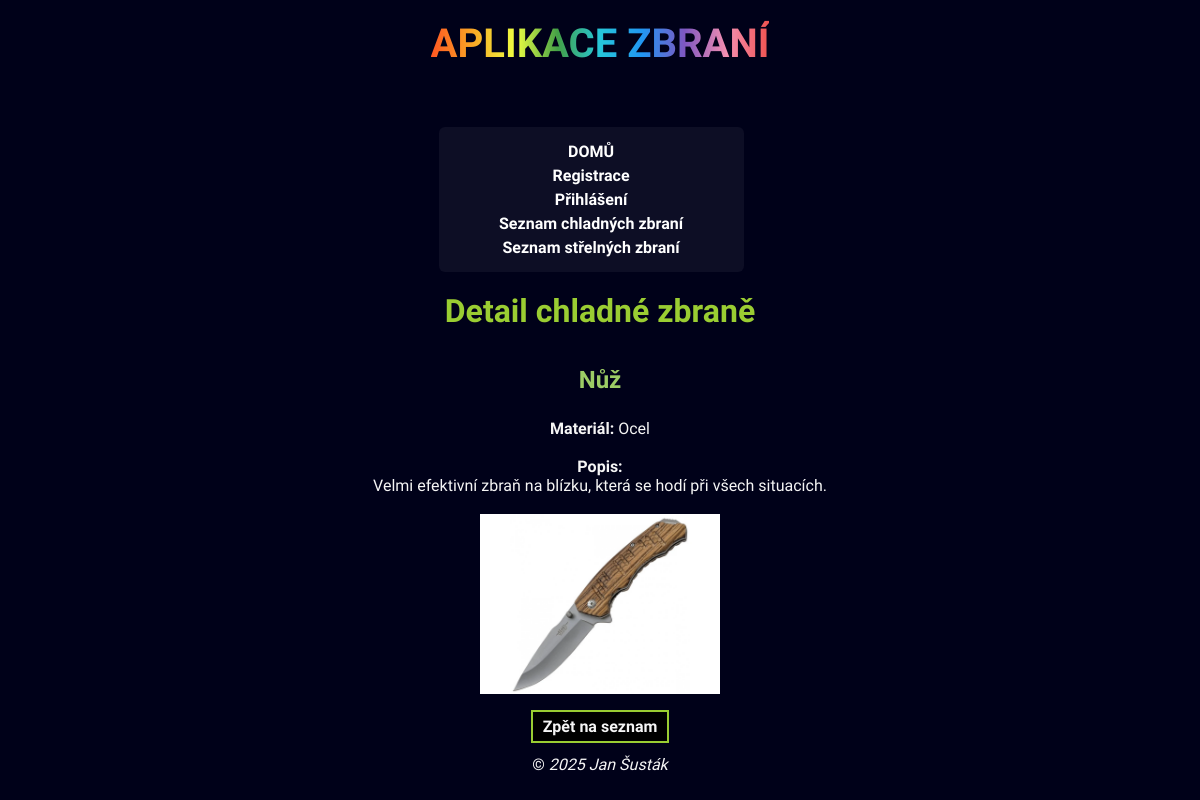
/coldweapon_detail.php?id=1, run on the app's committed database.
### tables this page shows
CREATE TABLE `cold_weapons` (
  `id` int(11) NOT NULL,
  `name` text NOT NULL,
  `material` text NOT NULL,
  `descript` text NOT NULL,
  `picture` text NOT NULL
);

### coldweapon_detail.php (the view, shortened to what this page needs)
<?php
require "./db/connect.php";
require "./layout/head.phtml";
$id = $_GET['id'] ?? '';
$statement = mysqli_prepare($db, "
    SELECT * FROM cold_weapons
    WHERE id = ?
    ");
mysqli_stmt_bind_param($statement, "i", $id);
if (mysqli_execute($statement)) {
    $result = mysqli_stmt_get_result($statement);
    $weapon = mysqli_fetch_assoc($result);
} else {
    echo "<p>Nastala chyba!</p>";
    return;
}
?>
<!DOCTYPE html>
<html lang="cs">
<head>
</head>
<body>
    <h1>Detail chladné zbraně</h1>
    <h2><strong><?= htmlspecialchars($weapon['name']) ?></strong></h2><br>
    <p><strong>Materiál:</strong> <?= htmlspecialchars($weapon['material']) ?></p><br>
    <p><strong>Popis:</strong><br> <?= nl2br(htmlspecialchars($weapon['descript'])) ?></p><br>
    <?php if (!empty($weapon['picture'])): ?>
        <p><img src="<?= htmlspecialchars($weapon['picture']) ?>" alt="Obrázek zbraně" max-height="200px" height="180px"></p>
    <?php endif; ?>
    <br>
    <p><a href="./coldweapons.php" class="button">Zpět na seznam</a></p>
</body>
</html>
<?php
require "./layout/tail.phtml";
?>

### layout/head.phtml (style rules this page uses)
* { font-family: "Roboto Condensed", sans-serif; }
body { background-color: rgb(0, 1, 25); color: whitesmoke; margin: 0; padding: 0; display: flex; flex-direction: column; align-items: center; }
.button { background-color: black; color: whitesmoke; border: 2px solid yellowgreen; font-weight: bold; margin-top: 5px; padding: 5px 10px; cursor: pointer; transition: 0.3s; }
h2 { margin-top: 15px; padding-top: 10px; color: #9ccc65; margin-top: 5px; margin-bottom: 6px; }
a { color: white; text-decoration: none; }
h3, p { text-align: center; }
h1 { text-align: center; margin-top: 20px; color: yellowgreen; }
p { margin: 0; }

### data on the page
cold_weapons: name "Nůž", material "Ocel", descript "Velmi efektivní zbraň na blízku, která se hodí při všech situacích.", picture (picture)
